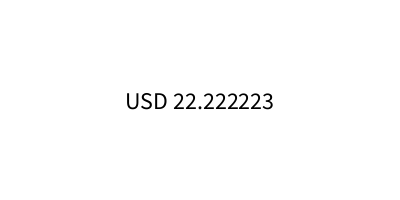
Frame 1 (no input)
Frame 60 (the mouse pressed at the canvas centre just before this capture): identical to frame 1, image omitted
Frame 120 (the mouse held since frame 60 and released just before this capture): identical to frame 1, image omitted

The Processing sketch that drew this single still picture (run headless with seeded random() and noise(); from frame 60 on, the mouse is pressed at the canvas centre):

// Processing sketch: ej09b_map_dolar
// ── ej09b_map_dolar.pde

void setup(){
  size(400, 200);
  setTexto();
}

void draw(){
  background( 255 );
  
  //basado en que 100 dolares son 45.000 pesos
  //¿Cuantos son 10.000 pesos en dolares?
  float resultado = map( 10000, 0, 45000, 0, 100 ) ;
  text( "USD " + resultado, width/2, height/2 ); 
}


void setTexto(){  //funcion sin parametros que no devuelve valor
  fill( 0 );
  textSize( 24 );
  textAlign( CENTER, CENTER );
}
